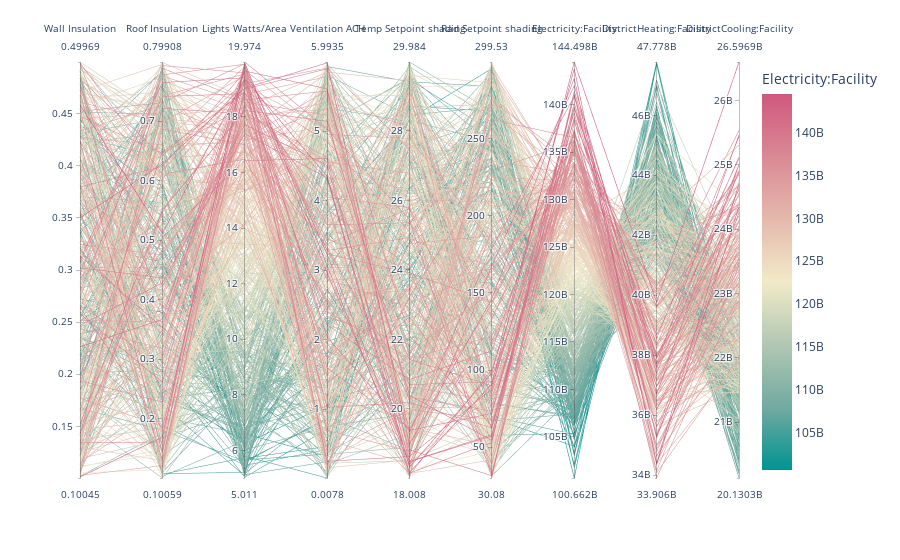

Notebook source saved alongside this figure:
### Code cell
import plotly
plotly.offline.init_notebook_mode(connected=True)

features = input_cols
import plotly.express as px
fig = px.parallel_coordinates(srresults,color="Electricity:Facility", dimensions=features+objectives,
                             color_continuous_scale=px.colors.diverging.Tealrose)
fig.show()

### Figure 1 — Plotly figure (JSON) as saved in the notebook; plotly's stock layout.template omitted (floating-point values rounded to 4 significant figures; data arrays with more than 128 entries replaced by an {"elided": "..."} marker saying what was removed)
{"data": [{"dimensions": [{"label": "Wall Insulation", "values": {"elided": "500 float values"}}, {"label": "Roof Insulation", "values": {"elided": "500 float values"}}, {"label": "Lights Watts/Area", "values": {"elided": "500 float values"}}, {"label": "Ventilation ACH", "values": {"elided": "500 float values"}}, {"label": "Temp Setpoint shading", "values": {"elided": "500 float values"}}, {"label": "Rad Setpoint shading", "values": {"elided": "500 float values"}}, {"label": "Electricity:Facility", "values": {"elided": "500 float values"}}, {"label": "DistrictHeating:Facility", "values": {"elided": "500 float values"}}, {"label": "DistrictCooling:Facility", "values": {"elided": "500 float values"}}], "domain": {"x": [0, 1], "y": [0, 1]}, "line": {"color": {"elided": "500 float values"}, "coloraxis": "coloraxis"}, "name": "", "type": "parcoords"}], "layout": {"coloraxis": {"colorbar": {"title": {"text": "Electricity:Facility"}}, "colorscale": [[0, "rgb(0, 147, 146)"], [0.1667, "rgb(114, 170, 161)"], [0.3333, "rgb(177, 199, 179)"], [0.5, "rgb(241, 234, 200)"], [0.6667, "rgb(229, 185, 173)"], [0.8333, "rgb(217, 137, 148)"], [1, "rgb(208, 88, 126)"]]}, "legend": {"tracegroupgap": 0}, "margin": {"t": 60}}}
